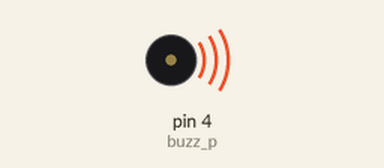
This sketch was run on a simulated Arduino Uno, built with avr-gcc and run on an emulated ATmega328P. On the bench: buzzer (waves = sounding).

Above: at 0.5 s.
Timing chart, 0 to 4.6 s (numbered marks = the images above):
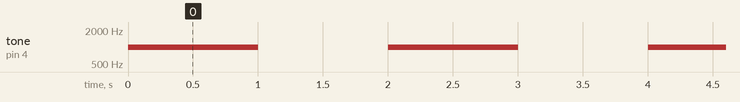

Measured:
- by itself, tone on pin 4 (buzz_p): alternates 1000 Hz for 1.0 s and silent for 1.0 s

The sketch:

buzzersketch_sep19b.ino
```cpp
#define buzz_p 4

void setup() {
  pinMode(buzz_p,OUTPUT);
  // put your setup code here, to run once:

}

void loop() {
  tone(buzz_p,1000);
  delay(1000);
  noTone(buzz_p);
  delay(1000);
  // put your main code here, to run repeatedly:

}
```
